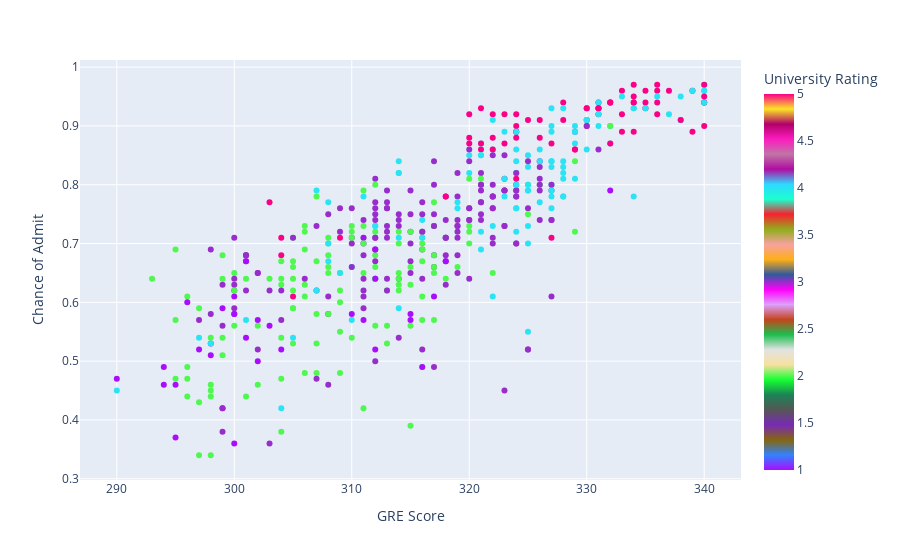

The code cell stored with this chart in its notebook:
### Code cell
admission_df = pd.read_csv('/workspaces/Coding/Plotly/university_admission.csv')
display(admission_df)

chart = px.scatter(admission_df, x = 'GRE Score', y = "Chance of Admit", color = 'University Rating', color_continuous_scale = px.colors.qualitative.Alphabet)
chart.show()

### Figure 1 — Plotly figure (JSON) as saved in the notebook; plotly's stock layout.template omitted (floating-point values rounded to 4 significant figures; data arrays with more than 128 entries replaced by an {"elided": "..."} marker saying what was removed)
{"data": [{"hovertemplate": "GRE Score=%{x}<br>Chance of Admit=%{y}<br>University Rating=%{marker.color}<extra></extra>", "legendgroup": "", "marker": {"color": {"elided": "500 int values"}, "coloraxis": "coloraxis", "symbol": "circle"}, "mode": "markers", "name": "", "orientation": "v", "showlegend": false, "type": "scatter", "x": {"elided": "500 int values"}, "xaxis": "x", "y": {"elided": "500 float values"}, "yaxis": "y"}], "layout": {"coloraxis": {"colorbar": {"title": {"text": "University Rating"}}, "colorscale": [[0, "#AA0DFE"], [0.04, "#3283FE"], [0.08, "#85660D"], [0.12, "#782AB6"], [0.16, "#565656"], [0.2, "#1C8356"], [0.24, "#16FF32"], [0.28, "#F7E1A0"], [0.32, "#E2E2E2"], [0.36, "#1CBE4F"], [0.4, "#C4451C"], [0.44, "#DEA0FD"], [0.48, "#FE00FA"], [0.52, "#325A9B"], [0.56, "#FEAF16"], [0.6, "#F8A19F"], [0.64, "#90AD1C"], [0.68, "#F6222E"], [0.72, "#1CFFCE"], [0.76, "#2ED9FF"], [0.8, "#B10DA1"], [0.84, "#C075A6"], [0.88, "#FC1CBF"], [0.92, "#B00068"], [0.96, "#FBE426"], [1, "#FA0087"]]}, "legend": {"tracegroupgap": 0}, "margin": {"t": 60}, "xaxis": {"anchor": "y", "domain": [0, 1], "title": {"text": "GRE Score"}}, "yaxis": {"anchor": "x", "domain": [0, 1], "title": {"text": "Chance of Admit"}}}}
